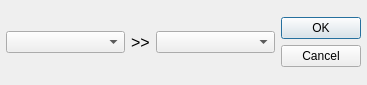
<?xml version="1.0" encoding="UTF-8"?>
<ui version="4.0">
 <class>Dialog</class>
 <widget class="QDialog" name="Dialog">
  <property name="geometry">
   <rect>
    <x>0</x>
    <y>0</y>
    <width>367</width>
    <height>85</height>
   </rect>
  </property>
  <property name="minimumSize">
   <size>
    <width>367</width>
    <height>85</height>
   </size>
  </property>
  <property name="maximumSize">
   <size>
    <width>367</width>
    <height>85</height>
   </size>
  </property>
  <property name="windowTitle">
   <string>Replace...</string>
  </property>
  <property name="windowIcon">
   <iconset resource="../../icons.qrc">
    <normaloff>:/icons/symmetric.png</normaloff>:/icons/symmetric.png</iconset>
  </property>
  <property name="sizeGripEnabled">
   <bool>false</bool>
  </property>
  <property name="modal">
   <bool>true</bool>
  </property>
  <layout class="QHBoxLayout" name="horizontalLayout">
   <property name="spacing">
    <number>6</number>
   </property>
   <property name="leftMargin">
    <number>6</number>
   </property>
   <property name="topMargin">
    <number>6</number>
   </property>
   <property name="rightMargin">
    <number>6</number>
   </property>
   <property name="bottomMargin">
    <number>6</number>
   </property>
   <item>
    <widget class="QComboBox" name="Prv"/>
   </item>
   <item>
    <widget class="QLabel" name="label">
     <property name="sizePolicy">
      <sizepolicy hsizetype="Fixed" vsizetype="Preferred">
       <horstretch>0</horstretch>
       <verstretch>0</verstretch>
      </sizepolicy>
     </property>
     <property name="text">
      <string>&lt;html&gt;&lt;head/&gt;&lt;body&gt;&lt;p&gt;&lt;span style=&quot; font-size:12pt;&quot;&gt;&amp;gt;&amp;gt;&lt;/span&gt;&lt;/p&gt;&lt;/body&gt;&lt;/html&gt;</string>
     </property>
    </widget>
   </item>
   <item>
    <widget class="QComboBox" name="Next"/>
   </item>
   <item>
    <widget class="QDialogButtonBox" name="buttonBox">
     <property name="sizePolicy">
      <sizepolicy hsizetype="Fixed" vsizetype="Fixed">
       <horstretch>0</horstretch>
       <verstretch>0</verstretch>
      </sizepolicy>
     </property>
     <property name="orientation">
      <enum>Qt::Vertical</enum>
     </property>
     <property name="standardButtons">
      <set>QDialogButtonBox::Cancel|QDialogButtonBox::Ok</set>
     </property>
    </widget>
   </item>
  </layout>
 </widget>
 <resources>
  <include location="../../icons.qrc"/>
 </resources>
 <connections>
  <connection>
   <sender>buttonBox</sender>
   <signal>accepted()</signal>
   <receiver>Dialog</receiver>
   <slot>accept()</slot>
   <hints>
    <hint type="sourcelabel">
     <x>248</x>
     <y>254</y>
    </hint>
    <hint type="destinationlabel">
     <x>157</x>
     <y>274</y>
    </hint>
   </hints>
  </connection>
  <connection>
   <sender>buttonBox</sender>
   <signal>rejected()</signal>
   <receiver>Dialog</receiver>
   <slot>reject()</slot>
   <hints>
    <hint type="sourcelabel">
     <x>316</x>
     <y>260</y>
    </hint>
    <hint type="destinationlabel">
     <x>286</x>
     <y>274</y>
    </hint>
   </hints>
  </connection>
 </connections>
</ui>
